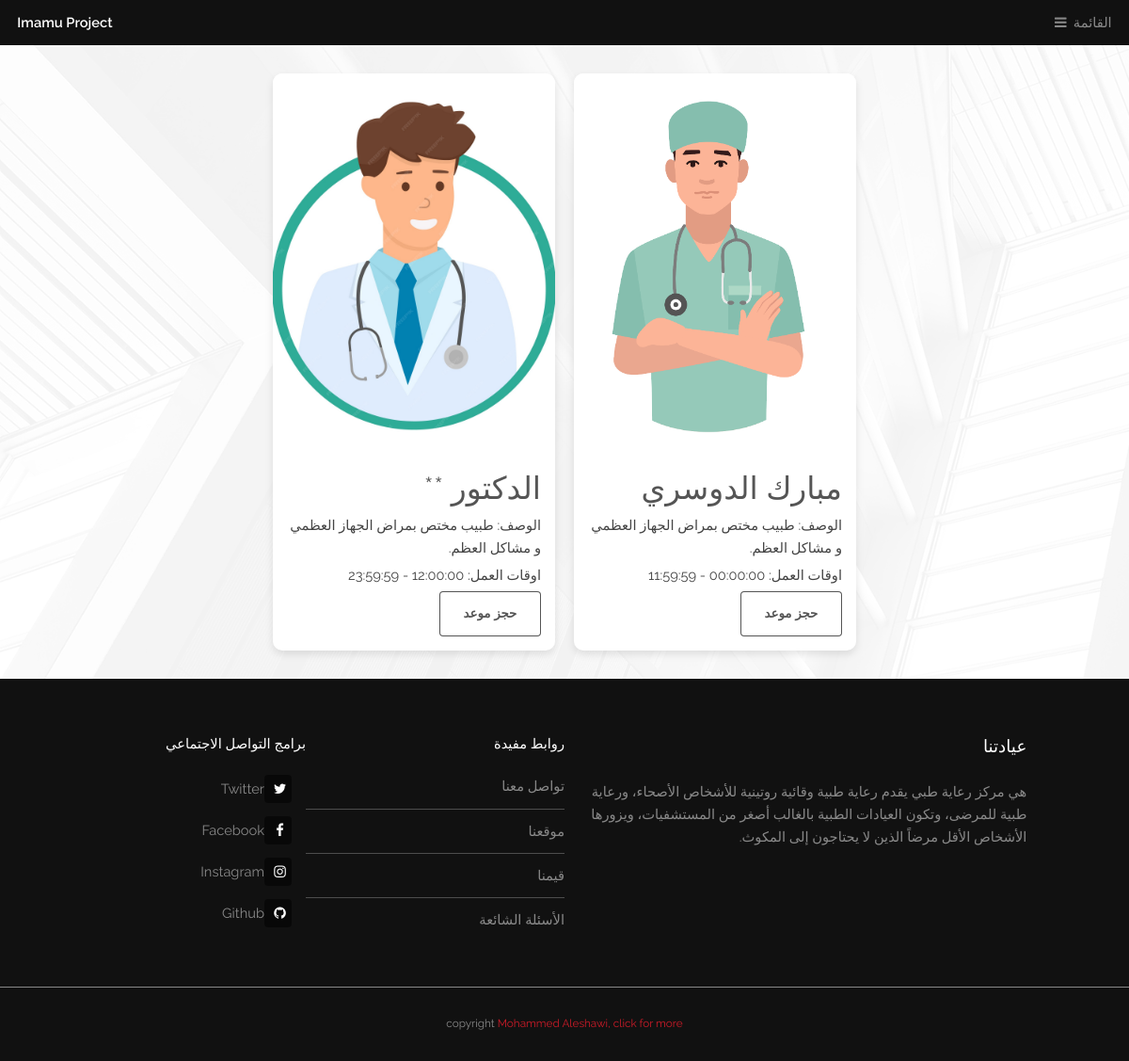
/Doctors.php?clinic_id=1 (signed in), run on the app's committed database.
### tables this page shows
CREATE TABLE `doctors` (
  `id` int(11) NOT NULL,
  `name` varchar(255) NOT NULL,
  `clinic_type_id` int(11) DEFAULT NULL,
  `working_hours_from` time DEFAULT NULL,
  `working_hours_to` time DEFAULT NULL,
  `image_url` varchar(255) DEFAULT '/images/Doctor_1.jpg',
  `description` text DEFAULT NULL
);

### Doctors.php (the view, shortened to what this page needs)
<!DOCTYPE html>
<html dir="rtl" lang="ar">
<head>
    <link rel="stylesheet" href="assets/css/main.css">
    <link rel="stylesheet" href="Doctors.css">
</head>
<body>
    <header id="header" dir="ltr" lang="en">
        <a class="logo" href="index.html">Imamu Project</a>
        <nav><a href="#menu">القائمة</a></nav>
    </header>
    <section class="doctor-container">
        <?php
        include 'config.php';
        if (isset($_GET['clinic_id'])) {
            $clinic_id = $_GET['clinic_id'];
            $sql = "SELECT * FROM doctors WHERE clinic_type_id = $clinic_id";
            $result = $conn->query($sql);
            if ($result->num_rows > 0) {
                while ($row = $result->fetch_assoc()) {
                    echo "<div class='doctor-card'>";
                    echo "<div class='doctor-image' style='background-image: url(" . $row['image_url'] . ");'></div>";
                    echo "<div class='doctor-details'>";
                    echo "<h2>" . $row['name'] . "</h2>";
                    echo "<p> الوصف: " . $row['description'] . "</p>";
                    echo "<p>اوقات العمل: " . $row['working_hours_from'] . " - " . $row['working_hours_to'] . "</p>";
                    echo "<button onclick=\"location.href='BookAppointment.php?doctor_id=" . $row['id'] . "'\">حجز موعد</button>";
                    echo "</div>";
                    echo "</div>";
                }
            } else {
                echo "No doctors found for this clinic type";
            }
        } else {
            echo "No clinic type selected";
        }
        ?>
    </section>
    <footer id="footer">
        <div class="inner">
            <div class="content">
                <section>
                    <h3>عيادتنا</h3>
                    <p>
                        هي مركز رعاية طبي يقدم رعاية طبية وقائية روتينية للأشخاص الأصحاء،
                        ورعاية طبية للمرضى، وتكون العيادات الطبية بالغالب أصغر من
                        المستشفيات، ويزورها الأشخاص الأقل مرضاً الذين لا يحتاجون إلى
                        المكوث.
                    </p>
                </section>
                <section>
                    <h4>روابط مفيدة</h4>
                    <ul class="alt">
                        <li><a href="ContactUs.php">تواصل معنا</a></li>
                        <li><a href="https://maps.app.goo.gl/BkdD4PyRYsTDP2vM9" target="_blank">موقعنا</a></li>
                        <li><a href="Rating.php">قيمنا</a></li>
                        <li><a href="FAQs.html">الأسئلة الشائعة</a></li>
                    </ul>
                </section>
                <section>
                    <h4>برامج التواصل الاجتماعي</h4>
                    <ul class="plain">
                        <li>
                            <a href="#"><i class="icon fa-twitter">&nbsp;</i>Twitter</a>
                        </li>
                        <li>
                            <a href="#"><i class="icon fa-facebook">&nbsp;</i>Facebook</a>
                        </li>
                        <li>
                            <a href="#"><i class="icon fa-instagram">&nbsp;</i>Instagram</a>
                        </li>
                        <li>
                            <a href="#"><i class="icon fa-github">&nbsp;</i>Github</a>
                        </li>
                    </ul>
                </section>
            </div>
        </div>
    </footer>
    <div id="copyright" class="copyright">
        copyright
        <a href="Credit.pdf" download="Credit.pdf">Mohammed Aleshawi, click for more</a>
    </div>
</body>
</html>

### Doctors.css (style rules this page uses)
.doctor-container { display: flex; flex-wrap: wrap; justify-content: center; padding: 20px; }
.doctor-card { background-color: white; width: 300px; margin: 10px; border-radius: 10px; box-shadow: 0 4px 8px rgba(0, 0, 0, 0.1); overflow: hidden; }
.doctor-image { width: 100%; height: 400px; background-size: cover; background-position: center; }
.doctor-details { padding: 15px; overflow: hidden; }
.doctor-details h2, .doctor-details p { margin: 5px 0; word-wrap: break-word; overflow-wrap: break-word; }

### data on the page
doctors: image_url (picture), name "مبارك الدوسري", description "طبيب مختص بمراض الجهاز العظمي و مشاكل العظم.", working_hours_to "11:59:59"
doctors: image_url (picture), name "الدكتور **", description "طبيب مختص بمراض الجهاز العظمي و مشاكل العظم.", working_hours_to "23:59:59"
